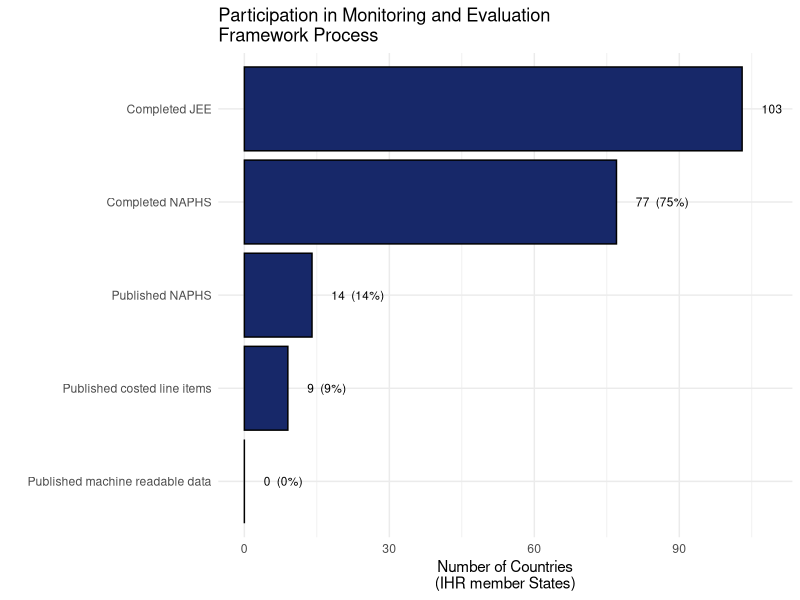
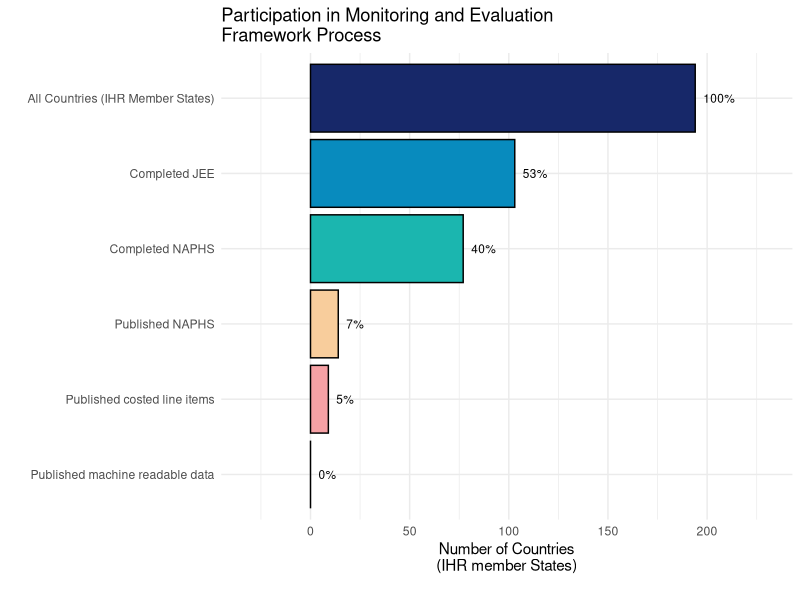
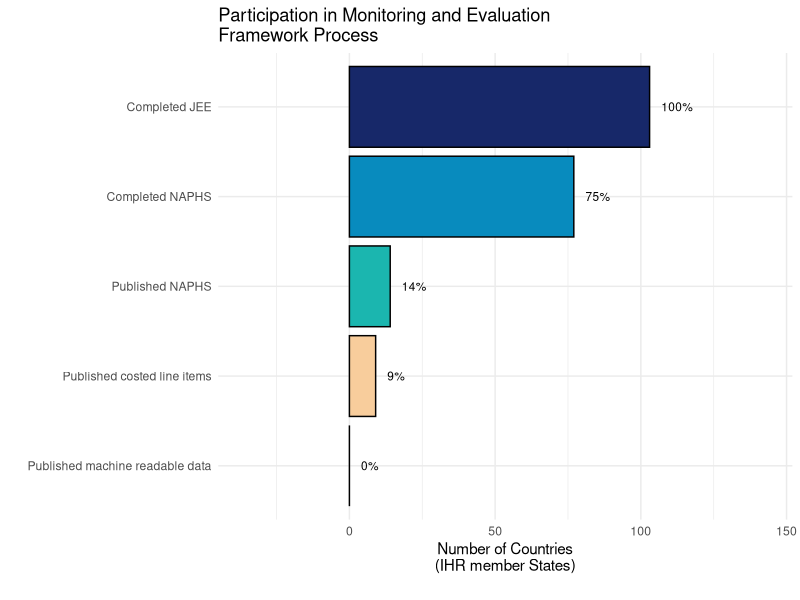
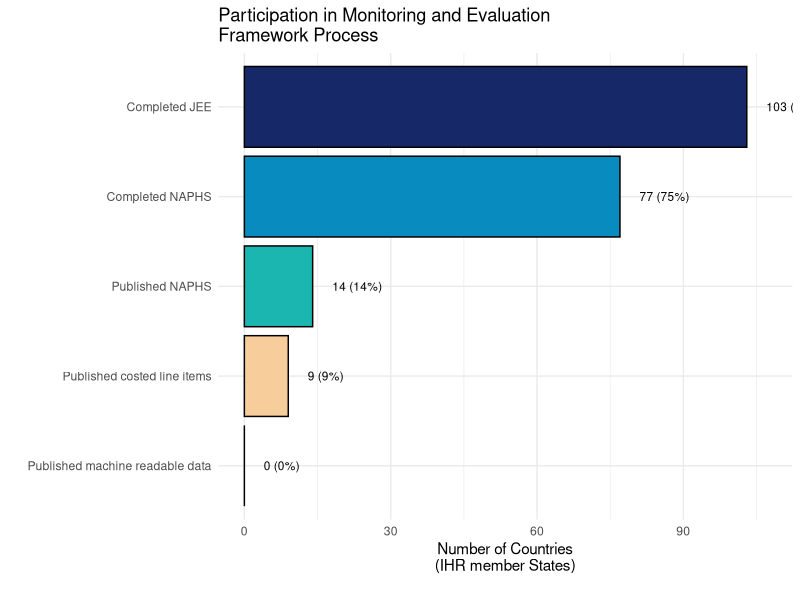
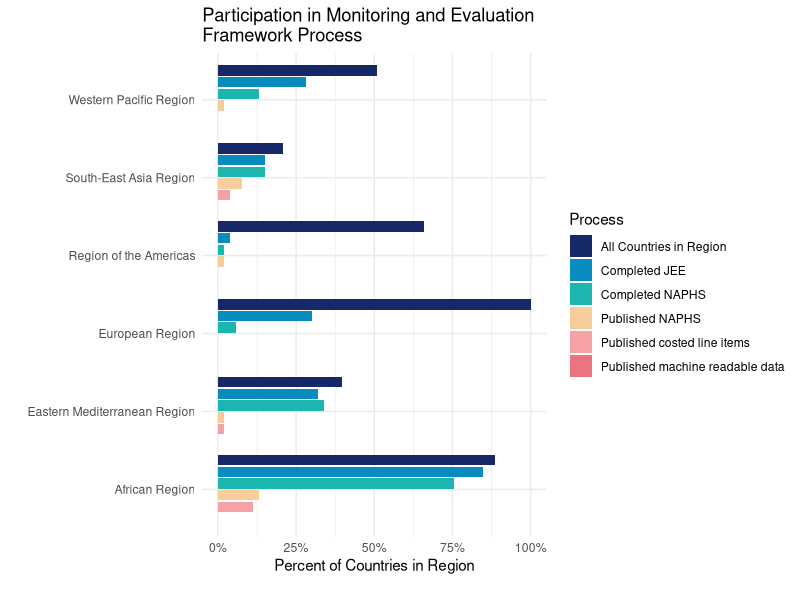
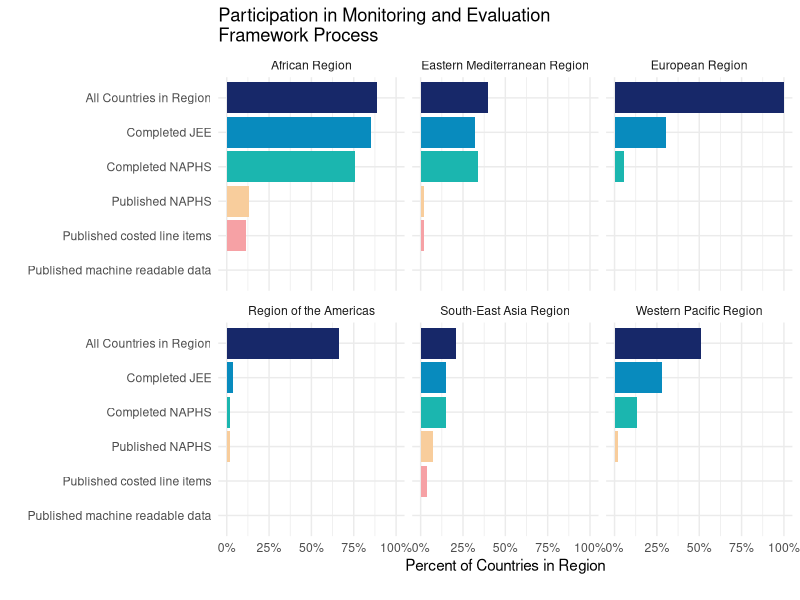

R code for these plots, in order:
#############################################
## Background ###############################
#############################################

## This script contains code to generate a simple barplot graphic
## assume working directory is set to NAPHS-data/global-summary 
## (this is also the source file location)

#############################################
## Setup ####################################
#############################################

## NOTE: if you don't already have these libraries installed, you can do so by running install.packages()
## example: install.packages("ggplot2")

## Load libraries
library(tidyverse) ## for data management
library(scales) ## for commas on axes of plots

#############################################
## Read in data #############################
#############################################

## NAPHS country data - one row per WHO member state
## Data as of 
countries <- read.delim("countries.tsv")

#############################################
## Summarize data: ##########################
## Printed summary ##########################
#############################################

## print summary info, globally
countries %>%
  summarize(total_member_states = sum(who_member_state == TRUE),
            completed_jee = sum(completed_jee == TRUE),
            completed_naphs = sum(completed_naphs == TRUE),
            published_naphs = sum(published_naphs == TRUE, na.rm = TRUE ),
            published_naphs_data = sum(naphs_includes_line_item_costs == TRUE, na.rm = TRUE),
            machine_readable_data = sum(naphs_data_machine_readable == TRUE, na.rm = TRUE))

#############################################
## Global funnel: Manuscript barplot ########
#############################################
## prior interations of this barplot included below

countries %>%
  summarize(aggregation = "global",
            completed_jee = sum(completed_jee == TRUE),
            completed_naphs = sum(completed_naphs == TRUE),
            published_naphs = sum(published_naphs == TRUE, na.rm = TRUE ),
            published_naphs_data = sum(naphs_includes_line_item_costs == TRUE, na.rm = TRUE),
            machine_readable_data = sum(naphs_data_machine_readable == TRUE, na.rm = TRUE)) %>%
  pivot_longer(!aggregation, names_to = "metric", values_to = "count") %>%
  mutate(label = factor(
    recode(metric, 
           completed_jee = "Completed JEE",
           completed_naphs = "Completed NAPHS",
           published_naphs  = "Published NAPHS",
           published_naphs_data = "Published costed line items",
           machine_readable_data = "Published machine readable data"),
    levels = rev(c("Completed JEE", "Completed NAPHS", "Published NAPHS", "Published costed line items", "Published machine readable data")))) %>%
  mutate(pct = count/max(count)) %>% 
  ggplot(aes(x = count, y = label, fill = label)) +
  geom_bar(stat = "identity", color = "black", fill = "#172869") +
  geom_text(aes(label = paste(count, 
                              ifelse(pct != 1,
                                     paste(" (", round(pct*100, 0), "%)", sep = ""),
                                     paste("")))),
            hjust = 0, nudge_x = 4, size = 3) +
  ylab("") +
  xlab("Number of Countries\n(IHR member States)") +
  xlim(0, 108) +
  theme_minimal() + 
  theme(plot.caption = element_text(size = 7)) +
  ggtitle("Participation in Monitoring and Evaluation\nFramework Process")

#############################################
## Global funnel: barplot (v1) ##############
#############################################

countries %>%
  summarize(aggregation = "global",
            total_member_states = sum(who_member_state == TRUE),
            completed_jee = sum(completed_jee == TRUE),
            completed_naphs = sum(completed_naphs == TRUE),
            published_naphs = sum(published_naphs == TRUE, na.rm = TRUE ),
            published_naphs_data = sum(naphs_includes_line_item_costs == TRUE, na.rm = TRUE),
            machine_readable_data = sum(naphs_data_machine_readable == TRUE, na.rm = TRUE)) %>%
  pivot_longer(!aggregation, names_to = "metric", values_to = "count") %>%
  mutate(label = factor(
    recode(metric, 
           total_member_states = "All Countries (IHR Member States)",
           completed_jee = "Completed JEE",
           completed_naphs = "Completed NAPHS",
           published_naphs  = "Published NAPHS",
           published_naphs_data = "Published costed line items",
           machine_readable_data = "Published machine readable data"),
    levels = rev(c("All Countries (IHR Member States)", "Completed JEE", "Completed NAPHS", "Published NAPHS", "Published costed line items", "Published machine readable data")))) %>%
  mutate(pct = count/max(count)) %>% 
  ggplot(aes(x = count, y = label, fill = label)) +
  geom_bar(stat = "identity", color = "black") +
  geom_text(aes(label = paste(round(pct*100, 0), "%", sep = "")),
            hjust = 0, nudge_x = 4, size = 3) +
  ylab("") +
  xlab("Number of Countries\n(IHR member States)") +
  scale_x_continuous(expand = c(0, 45)) +
  scale_fill_manual(values = rev(c("#172869", "#088BBE", "#1BB6AF", "#F8CD9C", "#F6A1A5", "#EA7580")),
                    guide = guide_legend(reverse = TRUE)) + 
  labs(caption = "", fill = "Process") +
  theme_minimal() + 
  theme(plot.caption = element_text(size = 7), legend.position = "none") +
  ggtitle("Participation in Monitoring and Evaluation\nFramework Process")

#############################################
## Global funnel: barplot (v2) ##############
#############################################

countries %>%
  summarize(aggregation = "global",
            completed_jee = sum(completed_jee == TRUE),
            completed_naphs = sum(completed_naphs == TRUE),
            published_naphs = sum(published_naphs == TRUE, na.rm = TRUE ),
            published_naphs_data = sum(naphs_includes_line_item_costs == TRUE, na.rm = TRUE),
            machine_readable_data = sum(naphs_data_machine_readable == TRUE, na.rm = TRUE)) %>%
  pivot_longer(!aggregation, names_to = "metric", values_to = "count") %>%
  mutate(label = factor(
    recode(metric, 
           completed_jee = "Completed JEE",
           completed_naphs = "Completed NAPHS",
           published_naphs  = "Published NAPHS",
           published_naphs_data = "Published costed line items",
           machine_readable_data = "Published machine readable data"),
    levels = rev(c("Completed JEE", "Completed NAPHS", "Published NAPHS", "Published costed line items", "Published machine readable data")))) %>%
  mutate(pct = count/max(count)) %>% 
  ggplot(aes(x = count, y = label, fill = label)) +
  geom_bar(stat = "identity", color = "black") +
  geom_text(aes(label = paste(round(pct*100, 0), "%", sep = "")),
            hjust = 0, nudge_x = 4, size = 3) +
  ylab("") +
  xlab("Number of Countries\n(IHR member States)") +
  scale_x_continuous(expand = c(0, 45)) +
  scale_fill_manual(values = rev(c("#172869", "#088BBE", "#1BB6AF", "#F8CD9C", "#F6A1A5")),
                    guide = guide_legend(reverse = TRUE)) + 
  labs(caption = "", fill = "Process") +
  theme_minimal() + 
  theme(plot.caption = element_text(size = 7), legend.position = "none") +
  ggtitle("Participation in Monitoring and Evaluation\nFramework Process")

#############################################
## Global funnel: barplot (v3) ##############
#############################################

countries %>%
  summarize(aggregation = "global",
            completed_jee = sum(completed_jee == TRUE),
            completed_naphs = sum(completed_naphs == TRUE),
            published_naphs = sum(published_naphs == TRUE, na.rm = TRUE ),
            published_naphs_data = sum(naphs_includes_line_item_costs == TRUE, na.rm = TRUE),
            machine_readable_data = sum(naphs_data_machine_readable == TRUE, na.rm = TRUE)) %>%
  pivot_longer(!aggregation, names_to = "metric", values_to = "count") %>%
  mutate(label = factor(
    recode(metric, 
           completed_jee = "Completed JEE",
           completed_naphs = "Completed NAPHS",
           published_naphs  = "Published NAPHS",
           published_naphs_data = "Published costed line items",
           machine_readable_data = "Published machine readable data"),
    levels = rev(c("Completed JEE", "Completed NAPHS", "Published NAPHS", "Published costed line items", "Published machine readable data")))) %>%
  mutate(pct = count/max(count)) %>% 
  ggplot(aes(x = count, y = label, fill = label)) +
  geom_bar(stat = "identity", color = "black") +
  geom_text(aes(label = paste(count, " (", round(pct*100, 0), "%)", sep = "")),
            hjust = 0, nudge_x = 4, size = 3) +
  ylab("") +
  xlab("Number of Countries\n(IHR member States)") +
  scale_fill_manual(values = rev(c("#172869", "#088BBE", "#1BB6AF", "#F8CD9C", "#F6A1A5")),
                    guide = guide_legend(reverse = TRUE)) + 
  labs(caption = "", fill = "Process") +
  theme_minimal() + 
  theme(plot.caption = element_text(size = 7), legend.position = "none") +
  ggtitle("Participation in Monitoring and Evaluation\nFramework Process")

#############################################
## Funnel by region: barplot (v1) ###########
#############################################

countries %>%
  group_by(who_region) %>%
  summarize(total_member_states = sum(who_member_state == TRUE),
            completed_jee = sum(completed_jee == TRUE),
            completed_naphs = sum(completed_naphs == TRUE),
            published_naphs = sum(published_naphs == TRUE, na.rm = TRUE ),
            published_naphs_data = sum(naphs_includes_line_item_costs == TRUE, na.rm = TRUE),
            machine_readable_data = sum(naphs_data_machine_readable == TRUE, na.rm = TRUE)) %>%
  pivot_longer(!who_region, names_to = "metric", values_to = "count") %>%
  mutate(label = factor(
    recode(metric, 
           total_member_states = "All Countries in Region",
           completed_jee = "Completed JEE",
           completed_naphs = "Completed NAPHS",
           published_naphs  = "Published NAPHS",
           published_naphs_data = "Published costed line items",
           machine_readable_data = "Published machine readable data"),
    levels = rev(c("All Countries in Region", "Completed JEE", "Completed NAPHS", "Published NAPHS", "Published costed line items", "Published machine readable data")))) %>%
  mutate(pct = count/max(count)) %>%
  ggplot(aes(x = pct, y = who_region, fill = label)) +
  geom_bar(position = position_dodge2(width = 0.9, preserve = "single"), stat = "identity") +
  scale_x_continuous(labels = scales::percent) +
  xlab("Percent of Countries in Region") +
  ylab("") +
  scale_fill_manual(values = rev(c("#172869", "#088BBE", "#1BB6AF", "#F8CD9C", "#F6A1A5", "#EA7580")),
                    guide = guide_legend(reverse = TRUE)) +
  labs(caption = "", fill = "Process") +
  theme_minimal() + 
  theme(plot.caption = element_text(size = 7), legend.position = "right") +
  ggtitle("Participation in Monitoring and Evaluation\nFramework Process")

#############################################
## Funnel by region: barplot (v2) ###########
#############################################

countries %>%
  group_by(who_region) %>%
  summarize(total_member_states = sum(who_member_state == TRUE),
            completed_jee = sum(completed_jee == TRUE),
            completed_naphs = sum(completed_naphs == TRUE),
            published_naphs = sum(published_naphs == TRUE, na.rm = TRUE ),
            published_naphs_data = sum(naphs_includes_line_item_costs == TRUE, na.rm = TRUE),
            machine_readable_data = sum(naphs_data_machine_readable == TRUE, na.rm = TRUE)) %>%
  pivot_longer(!who_region, names_to = "metric", values_to = "count") %>%
  mutate(label = factor(
    recode(metric, 
           total_member_states = "All Countries in Region",
           completed_jee = "Completed JEE",
           completed_naphs = "Completed NAPHS",
           published_naphs  = "Published NAPHS",
           published_naphs_data = "Published costed line items",
           machine_readable_data = "Published machine readable data"),
    levels = rev(c("All Countries in Region", "Completed JEE", "Completed NAPHS", "Published NAPHS", "Published costed line items", "Published machine readable data")))) %>%
  mutate(pct = count/max(count)) %>%
  ggplot(aes(x = pct, y = label, fill = label, group = who_region)) +
  geom_bar(position = position_dodge2(width = 0.9, preserve = "single"), stat = "identity") +
  scale_x_continuous(labels = scales::percent) +
  xlab("Percent of Countries in Region") +
  ylab("") +
  scale_fill_manual(values = rev(c("#172869", "#088BBE", "#1BB6AF", "#F8CD9C", "#F6A1A5", "#EA7580")),
                    guide = guide_legend(reverse = TRUE)) +
  labs(caption = "", fill = "Process") +
  theme_minimal() + 
  theme(plot.caption = element_text(size = 7), legend.position = "none") +
  ggtitle("Participation in Monitoring and Evaluation\nFramework Process") +
  facet_wrap(~who_region)
